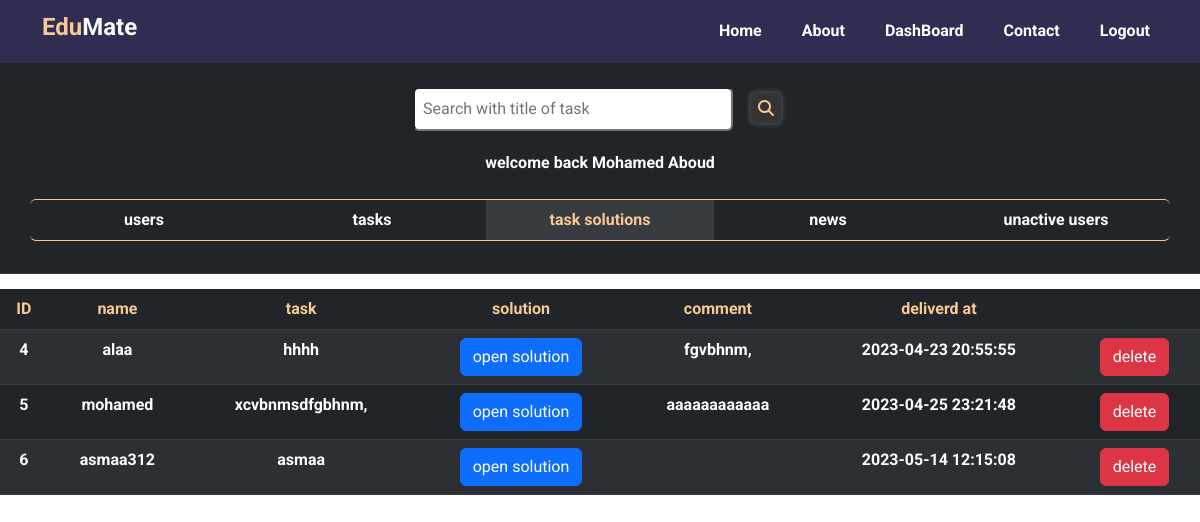
Page /heads/solutions.php (signed in) on the committed database.
### tables this page shows
CREATE TABLE `heads` (
  `id` int(11) NOT NULL,
  `name` varchar(255) NOT NULL,
  `photo` varchar(255) NOT NULL,
  `phoneNum` int(11) NOT NULL,
  `email` varchar(255) NOT NULL,
  `password` varchar(255) NOT NULL,
  `committe_id` int(11) NOT NULL,
  `apply` tinyint(4) NOT NULL DEFAULT 0
);

CREATE TABLE `deliverables` (
  `id` int(11) NOT NULL,
  `link` varchar(255) NOT NULL,
  `comment` varchar(255) DEFAULT NULL,
  `user_id` int(11) NOT NULL,
  `task_id` int(11) NOT NULL,
  `deliverd_at` timestamp NOT NULL DEFAULT current_timestamp() ON UPDATE current_timestamp()
);

CREATE TABLE `users` (
  `user_id` int(11) NOT NULL,
  `name` varchar(255) NOT NULL,
  `email` varchar(255) NOT NULL,
  `password` varchar(255) NOT NULL,
  `photo` varchar(255) NOT NULL,
  `phone` int(11) NOT NULL,
  `committe_id` int(11) NOT NULL,
  `apply` tinyint(4) NOT NULL DEFAULT 0
);

CREATE TABLE `tasks` (
  `id` int(11) NOT NULL,
  `title` varchar(255) NOT NULL,
  `description` varchar(255) DEFAULT NULL,
  `path` varchar(255) NOT NULL,
  `head_id` int(11) NOT NULL,
  `created` timestamp NOT NULL DEFAULT current_timestamp() ON UPDATE current_timestamp()
);

### heads/solutions.php (the view, shortened to what this page needs)
<?php
if (isset($_SESSION['id'])) {
    require '../connect.php';
    $use = $con->prepare('select apply from heads where id = ? ');
    $use->execute(array($_SESSION['id']));
    $coun = $use->fetch();
    if($coun[0]){
    ?>
<!DOCTYPE html>
<html lang="en">
<head>
    <link rel="stylesheet" href="../css/normalize.css">
    <link rel="stylesheet" href="../css/bootstrap.min.css">
    <link rel="stylesheet" href="../css/all.min.css">
    <link rel="stylesheet" href="../css/Style.css">
    <link rel="stylesheet" href="https://cdn.jsdelivr.net/npm/swiper@9/swiper-bundle.min.css" />
</head>
<body>
<?php
require 'header.php';
?>
    <section class="Dashboard fw-bold text-center">
        <div class="users_info pt-4 bg-dark">
            <div class="search">
                <form action=" " method="get">
                    <input class="input_search me-2" type="search" placeholder="Search with title of task" name="search" aria-label="Search">
                    <button type="submit" class="search_icon"  style="background-color:transparent;border:0"><i class="fa-solid fa-magnifying-glass"></i></button>
                </form>
                <?php
                    $usek = $con->prepare('select name from heads where id = ? ');
                    $usek->execute(array($_SESSION['id']));
                    $counk = $usek->fetch();
                ?>
                <div style=' color:white'>welcome back <?= $counk[0]?></div>
            </div>
            <table class="table table-dark table-striped">
                <thead>
                    <tr>
                        <th>
                            <div class="container">
                                <div class="row methods mt-3 mb-4 rounded">
                                    <a class="col nav-link p-2" href="./DashBoard.php" >users</a>
                                    <a class="col nav-link p-2" href="./task.php" >tasks</a>
                                    <a class="col nav-link p-2 active" href="./solutions.php" >task solutions</a>
                                    <a class="col nav-link p-2" href="./new.php" >news</a>
                                    <a class="col nav-link p-2" href="./unactive.php" >unactive users</a>
                                </div>
                            </div>
                        </th>
                    </tr>
                </thead>
            </table>
        </div>
        <table class="table table-dark table-striped mt-1">
            <thead>
                <tr class="Header_elements">
                    <th scope="col">ID</th>
                    <th scope="col">name</th>
                    <th scope="col">task</th>
                    <th scope="col">solution</th>
                    <th scope="col">comment</th>
                    <th scope="col">deliverd at</th>
                    <th scope="col"></th>
                </tr>
            </thead>
            <tbody>
            <?php
                $selectx = $con->prepare(' select * from tasks where head_id  = ? ');
                $selectx->execute(array($_SESSION['id']));
                $admins = $selectx->fetchAll();
                foreach($admins as $ad){
            ?>
                <?php
                $select = $con->prepare(' select * from deliverables where task_id = ? ');
                $select->execute(array($ad['id']));
                $committes = $select->fetchAll();
                foreach($committes as $committe){
            ?>
                <tr>
                <th scope="row"><?=$committe['id']?></th>
                <?php
                $selectm = $con->prepare(' select name from users where user_id  = ? ');
                $selectm->execute(array($committe['user_id']));
                $adm = $selectm->fetch();
            ?>
            <td><?= $adm['name']?></td>
                <td><?=$ad['title']?></td>
                <td><?php
                    if($committe['link']){
                        echo '<a href="../members/uploads/'.$committe['link'].'" target="_blank"><button class="btn btn-primary" >open solution</button></a><br>';
                    }
                    ?></td>
                <td><?=$committe['comment']?></td>
                <td><?=$committe['deliverd_at']?></td>
                    <td><button class="btn btn-danger"  onclick="deletecommitte(<?=$committe['id']?>)">delete</button>
                    </td>
                </tr>
                <?php } } ?>
            </tbody>
        </table>
    </section>
</body>
</html>
<?php
    }
} else {
    header('Location: ../404.php');
    exit();
}
?>

### css/Style.css (style rules this page uses)
:root { --dark-color: #2F2D52; --green-color: #B2F4DB; --yellow-color: #F9C995; --section-color: #eff7fa; --heading-color: #2D2F50; }
* { box-sizing: border-box; }
body { font-family: 'Roboto', sans-serif; min-height: 100vh; }
.Dashboard .search .input_search { width: 20rem; margin-bottom: 20px; padding: 0.5rem; outline: none; border-radius: 6px; }
.Dashboard .search .search_icon i { background-color: #343434; width: 30px; height: 30px; display: flex; justify-content: center; align-items: center; color: var(--yellow-color); border-radius: 6px; box-shadow: 0 0 4px 2px #494949; }
.Dashboard .methods { border: 1px solid var(--yellow-color); border-left: none; border-right: none; border-color: var(--yellow-color); }
.Dashboard .methods .nav-link { color: white; border: none; background-color: transparent; transition: 0.3s; }
.Dashboard .methods .nav-link.active { color: var(--yellow-color); background-color: rgba(255, 255, 255, 0.1); }
.Dashboard .Header_elements th { color: var(--yellow-color); }

### rows in the picture
heads: name "Mohamed Aboud"
deliverables: id "4", user.name "alaa", task.title "hhhh", comment "fgvbhnm,", deliverd_at "2023-04-23 20:55:55"
deliverables: id "5", user.name "mohamed", task.title "xcvbnmsdfgbhnm,", comment "aaaaaaaaaaaa", deliverd_at "2023-04-25 23:21:48"
deliverables: id "6", user.name "asmaa312", task.title "asmaa", deliverd_at "2023-05-14 12:15:08"
